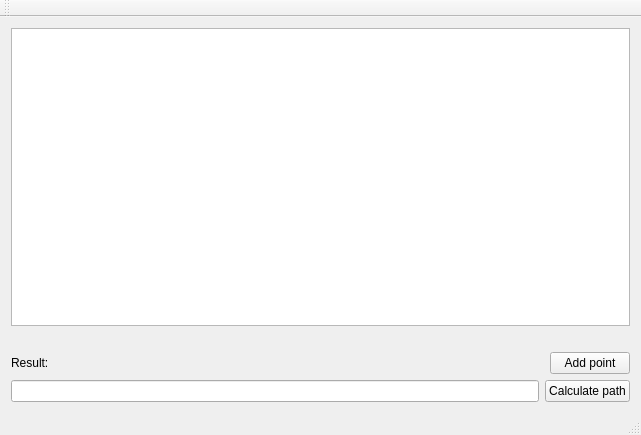
<?xml version="1.0" encoding="UTF-8"?>
<ui version="4.0">
 <class>MainWindow</class>
 <widget class="QMainWindow" name="MainWindow">
  <property name="geometry">
   <rect>
    <x>0</x>
    <y>0</y>
    <width>641</width>
    <height>435</height>
   </rect>
  </property>
  <property name="windowTitle">
   <string>OMIT</string>
  </property>
  <widget class="QWidget" name="centralWidget">
   <layout class="QVBoxLayout" name="verticalLayout">
    <item>
     <widget class="QTableWidget" name="input_table"/>
    </item>
    <item>
     <spacer name="horizontalSpacer">
      <property name="orientation">
       <enum>Qt::Horizontal</enum>
      </property>
      <property name="sizeHint" stdset="0">
       <size>
        <width>620</width>
        <height>20</height>
       </size>
      </property>
     </spacer>
    </item>
    <item>
     <layout class="QHBoxLayout" name="horizontalLayout_2">
      <item>
       <widget class="QLabel" name="label_output">
        <property name="text">
         <string>Result:</string>
        </property>
       </widget>
      </item>
      <item>
       <widget class="QPushButton" name="extend_button">
        <property name="sizePolicy">
         <sizepolicy hsizetype="Fixed" vsizetype="Fixed">
          <horstretch>0</horstretch>
          <verstretch>0</verstretch>
         </sizepolicy>
        </property>
        <property name="text">
         <string>Add point</string>
        </property>
       </widget>
      </item>
     </layout>
    </item>
    <item>
     <layout class="QHBoxLayout" name="horizontalLayout">
      <item>
       <widget class="QLineEdit" name="output_line"/>
      </item>
      <item>
       <widget class="QPushButton" name="calc_button">
        <property name="text">
         <string>Calculate path</string>
        </property>
       </widget>
      </item>
     </layout>
    </item>
   </layout>
  </widget>
  <widget class="QMenuBar" name="menuBar">
   <property name="geometry">
    <rect>
     <x>0</x>
     <y>0</y>
     <width>641</width>
     <height>20</height>
    </rect>
   </property>
  </widget>
  <widget class="QToolBar" name="mainToolBar">
   <attribute name="toolBarArea">
    <enum>TopToolBarArea</enum>
   </attribute>
   <attribute name="toolBarBreak">
    <bool>false</bool>
   </attribute>
  </widget>
  <widget class="QStatusBar" name="statusBar"/>
 </widget>
 <layoutdefault spacing="6" margin="11"/>
 <resources/>
 <connections/>
</ui>
